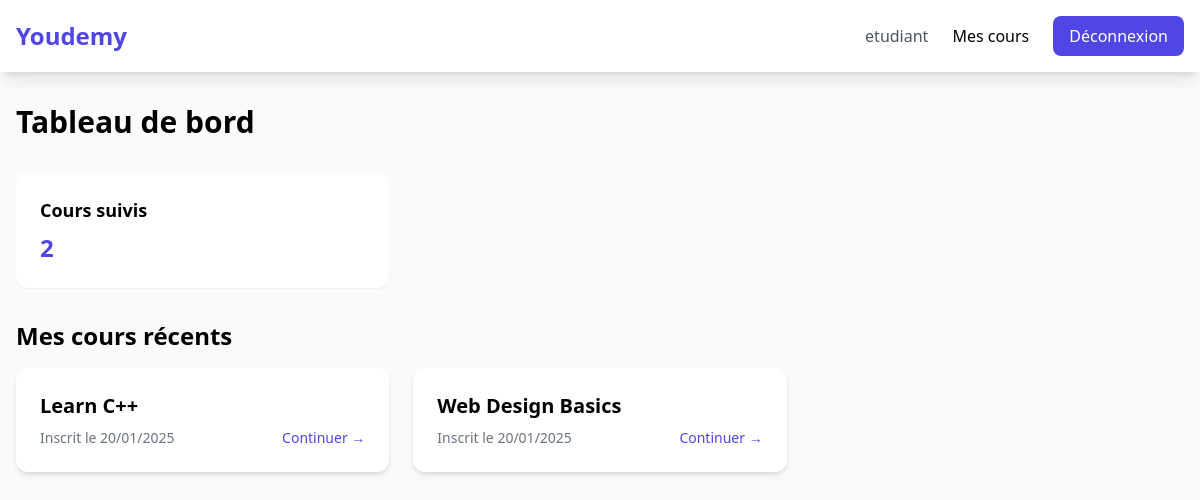
Page /views/etudiant/dashboard.php (signed in) on the committed database.
### tables this page shows
CREATE TABLE utilisateurs (
    id INT PRIMARY KEY AUTO_INCREMENT,
    nom VARCHAR(100) NOT NULL,
    email VARCHAR(100) NOT NULL UNIQUE,
    password VARCHAR(255) NOT NULL,
    role ENUM('admin', 'enseignant', 'etudiant') NOT NULL,
    status ENUM('actif', 'inactif', 'en_attente') NOT NULL DEFAULT 'en_attente'
);

CREATE TABLE inscriptions (
    id INT PRIMARY KEY AUTO_INCREMENT,
    id_etudiant INT NOT NULL,
    id_cours INT NOT NULL,
    date_inscription DATE NOT NULL DEFAULT (CURRENT_DATE),
    FOREIGN KEY (id_etudiant) REFERENCES utilisateurs(id) ON DELETE CASCADE,
    FOREIGN KEY (id_cours) REFERENCES cours(id) ON DELETE CASCADE,
    UNIQUE KEY unique_inscription (id_etudiant, id_cours)
);

CREATE TABLE cours (
    id INT PRIMARY KEY AUTO_INCREMENT,
    titre VARCHAR(255) NOT NULL,
    description TEXT NOT NULL,
    contenu TEXT NOT NULL,
    type_contenu ENUM('video', 'document') NOT NULL,
    id_categorie INT,
    id_enseignant INT NOT NULL,
    statut ENUM('actif', 'en_attente', 'brouillon') NOT NULL DEFAULT 'brouillon',
    FOREIGN KEY (id_categorie) REFERENCES categories(id_categorie) ON DELETE SET NULL,
    FOREIGN KEY (id_enseignant) REFERENCES utilisateurs(id) ON DELETE CASCADE
);

### models/User.php (called while the page is built, shortened)
<?php
class User
{
    public static function findById($id)
    {
        $db = Database::getInstance();
        $conn = $db->getConnection();
        $stmt = $conn->prepare("SELECT * FROM utilisateurs WHERE id = :id");
        $stmt->bindParam(':id', $id);
        $stmt->execute();
        return $stmt->fetch(PDO::FETCH_ASSOC);
    }
}

### models/Etudiant.php (called while the page is built, shortened)
<?php
require_once __DIR__ . '/User.php';
class Etudiant extends User
{
    public function getMesCours($idEtudiant)
    {
        $db = Database::getInstance();
        $conn = $db->getConnection();
            $stmt = $conn->prepare("
                SELECT c.*, i.date_inscription
                FROM inscriptions i
                JOIN cours c ON i.id_cours = c.id
                WHERE i.id_etudiant = :id_etudiant
            ");
            $stmt->bindParam(':id_etudiant', $idEtudiant);
            $stmt->execute();
            return $stmt->fetchAll(PDO::FETCH_ASSOC);
    }
}

### views/etudiant/dashboard.php (the view, shortened to what this page needs)
<?php
require_once __DIR__ . '/../../models/Etudiant.php';
require_once __DIR__ . '/../../models/User.php';
$user = User::findById($_SESSION['user']['id']);
$etudiant = new Etudiant();
$courses = $etudiant->getMesCours($_SESSION['user']['id']);
?>
<!DOCTYPE html>
<html lang="fr">
<head>
    <script src="https://cdn.tailwindcss.com"></script>
</head>
<body class="bg-gray-50">
    <nav class="bg-white shadow-lg">
        <div class="max-w-7xl mx-auto px-4 py-4 flex justify-between items-center">
            <span class="text-2xl font-bold text-indigo-600">Youdemy</span>
            <div class="flex items-center gap-6">
                <span class="text-gray-600"><?= htmlspecialchars($user['nom']) ?></span>
                <a href="myCourses.php" class="hover:text-indigo-600">Mes cours</a>
                <a href="../auth/logout.php" class="bg-indigo-600 text-white px-4 py-2 rounded-lg">Déconnexion</a>
            </div>
        </div>
    </nav>
    <main class="max-w-7xl mx-auto px-4 py-8">
        <h1 class="text-3xl font-bold mb-8">Tableau de bord</h1>
        <div class="grid grid-cols-1 md:grid-cols-3 gap-6 mb-8">
            <div class="bg-white p-6 rounded-xl shadow-sm">
                <h2 class="text-lg font-semibold mb-2">Cours suivis</h2>
                <p class="text-2xl font-bold text-indigo-600"><?= count($courses) ?></p>
            </div>
        </div>
        <h2 class="text-2xl font-bold mb-4">Mes cours récents</h2>
        <?php if (empty($courses)): ?>
            <div class="text-center py-16 bg-white rounded-xl shadow-sm">
                <div class="max-w-md mx-auto">
                    <svg class="mx-auto h-12 w-12 text-gray-400" fill="none" stroke="currentColor" viewBox="0 0 24 24">
                        <path stroke-linecap="round" stroke-linejoin="round" stroke-width="2" d="M12 6.253v13m0-13C10.832 5.477 9.246 5 7.5 5S4.168 5.477 3 6.253v13C4.168 18.477 5.754 18 7.5 18s3.332.477 4.5 1.253m0-13C13.168 5.477 14.754 5 16.5 5c1.747 0 3.332.477 4.5 1.253v13C19.832 18.477 18.247 18 16.5 18c-1.746 0-3.332.477-4.5 1.253"/>
                    </svg>
                    <h3 class="mt-4 text-lg font-medium">Aucun cours suivi</h3>
                    <p class="mt-1 text-gray-600">Commencez par explorer notre catalogue de cours</p>
                    <div class="mt-6">
                        <a
                            href="myCourses.php"
                            class="inline-flex items-center px-4 py-2 bg-indigo-600 text-white rounded-lg hover:bg-indigo-700"
                        >
                            Parcourir les cours →
                        </a>
                    </div>
                </div>
            </div>
        <?php else: ?>
            <div class="grid grid-cols-1 md:grid-cols-2 lg:grid-cols-3 gap-6">
                <?php foreach ($courses as $course): ?>
                    <div class="bg-white rounded-xl shadow-md overflow-hidden hover:shadow-lg transition-all">
                        <div class="p-6">
                            <h3 class="text-xl font-bold mb-2 truncate"><?= htmlspecialchars($course['titre']) ?></h3>
                            <div class="flex items-center justify-between text-sm">
                                <span class="text-gray-500">
                                    Inscrit le <?= date('d/m/Y', strtotime($course['date_inscription'])) ?>
                                </span>
                                <a
                                    href="myCourses.php?action=view_course&id=<?= $course['id'] ?>"
                                    class="text-indigo-600 hover:underline"
                                >
                                    Continuer →
                                </a>
                            </div>
                        </div>
                    </div>
                <?php endforeach; ?>
            </div>
        <?php endif; ?>
    </main>
</body>
</html>

### rows in the picture
utilisateurs: nom "etudiant"
inscriptions: id_cours.titre "Learn C++", date_inscription "20/01/2025"
inscriptions: id_cours.titre "Web Design Basics", date_inscription "20/01/2025"

### other values in the picture
count($courses) "2"
